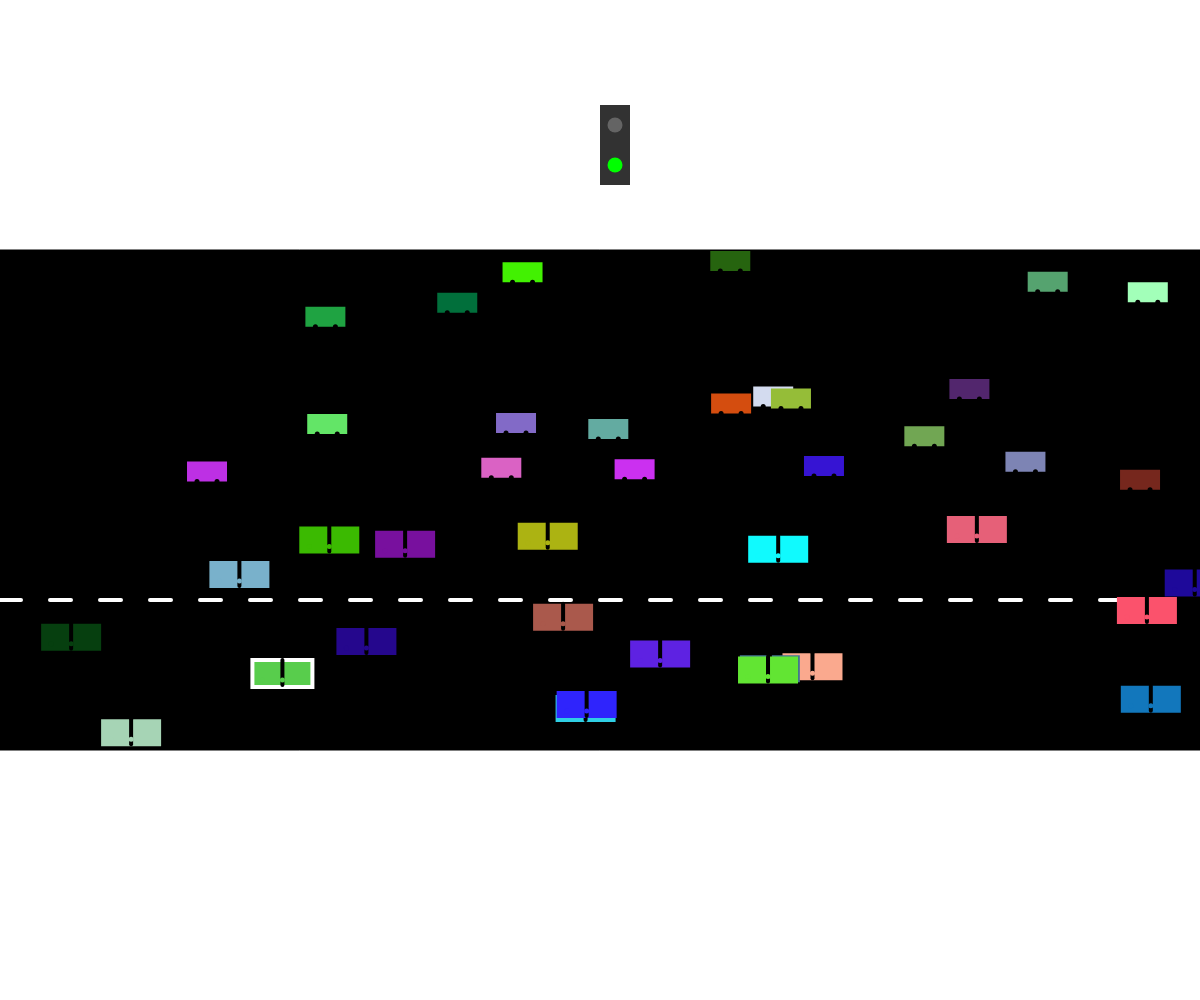
Frame 1 (no input)
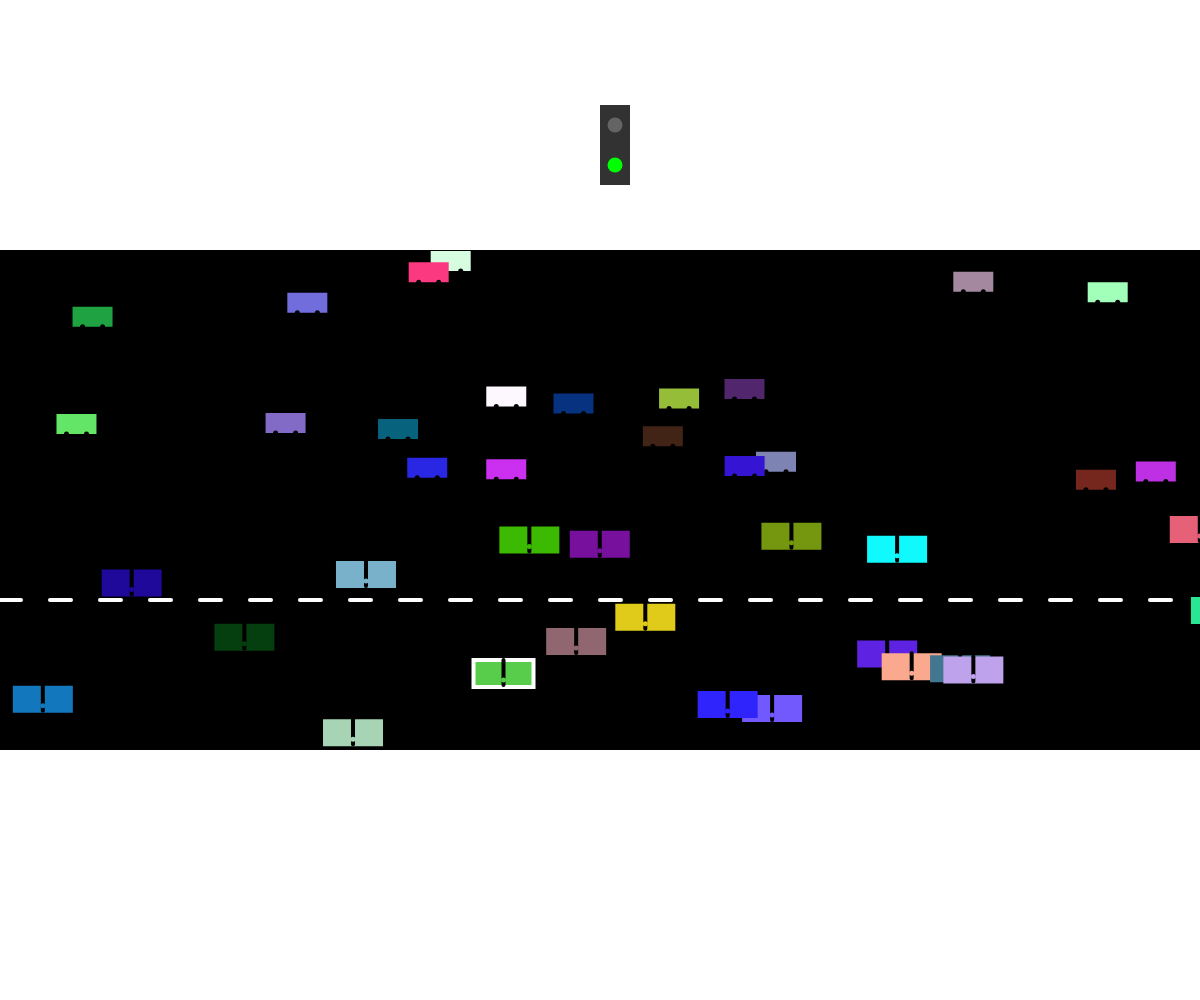
Frame 60 (no input)
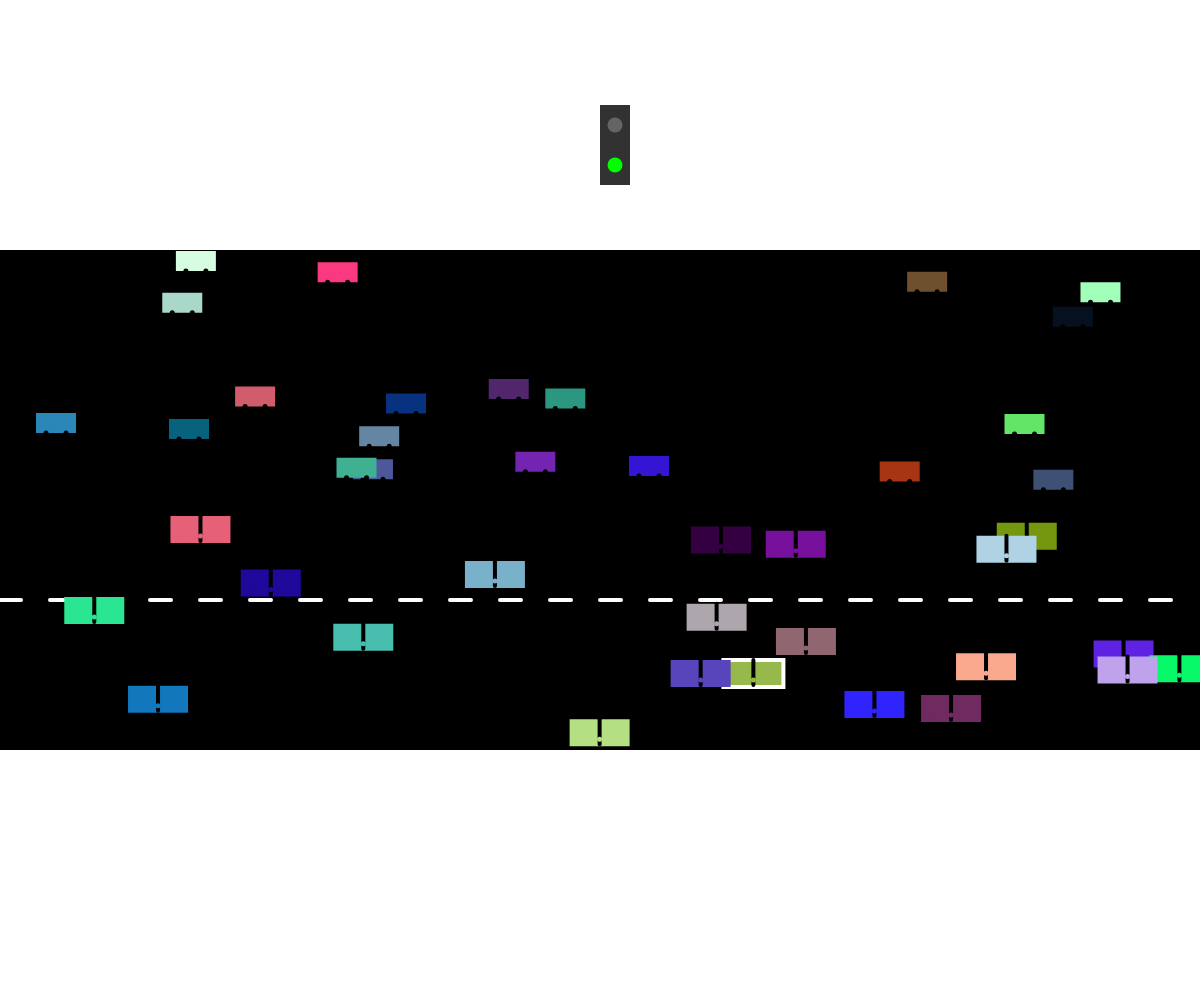
Frame 120 (the mouse pressed at the canvas centre since frame 60)

The p5.js sketch that drew these frames (run headless with seeded random() and noise() and a simulated clock; from frame 60 on, the mouse is pressed at the canvas centre):

// p5.js sketch
// ── sketch.js
// Cars Cars Cars!
// Amaan Rehman
// 3/27/26



let eastbound = [];
let westbound = [];
let light;


function setup(){
  createCanvas(windowWidth, windowHeight);
   light = new trafficLight(width/2, height/8 - 20);

//make eastbound cars to move right
   for(let i = 0; i < 20; i++){
     let y = random(height/2 + 10, height * 3/4 - 30);
     eastbound.push(new Vehicle(1, random(width), y, 1));
  }
  //Moving left
for (let i = 0; i < 20; i++){
  let y = random(height / 4 + 0, height / 2 - 30);
  westbound.push(new Vehicle(0, random(width), y, -1))
}


 }
  //Road image
function drawRoad(){
fill(0);
rect(0, height / 4, width, height / 2);
stroke(255);

strokeWeight(4);
//dashed line
for(let x = 0; x < width; x += 50){
  line(x, width/2, x + 21, width/2)
  


}
}

class Vehicle {
  constructor(car, x, y, direction){
    this.car = car;
    this.x = x;
    this.y = y;
    this.direction = direction;
//color and speed movement
    this.xSpeed = random(1, 5) * direction;
    this.color = color(random(255), random(255), random(255));
  }
  display(){
    fill(this.color);

    if(this.car === 0){
      //car
      rect(this.x, this.y, 40, 20);
      fill(0);
      circle(this.x + 10, this.y + 20, 5, 5);
       circle(this.x + 30, this.y + 20, 5, 5);

     } else{
      //truck 
      rect(this.x, this.y, 60, 27);
      stroke(0);
      line(this.x + 30, this.y, this.x + 30, this.y + 25);
noStroke();
circle(this.x + 10, this.y + 20, 5, 5);
       circle(this.x + 30, this.y + 20, 5, 5);
      }
    }
    move(){
      this.x += this.xSpeed;
    //loop back
      if(this.x > width)this.x = 0;
      if(this.x < 0) this.x = width;
    }
    speedUp(){
      if(this.direction === 1 && this.xSpeed < 20){
        this.xSpeed += 0.3;
      }
if(this.direction === -1 && this.xSpeed > -15){
  this.xSpeed -= 0.3;
}
    }
    speedDown(){
       if(this.direction === 1 && this.xSpeed > 0){
        this.xSpeed -= 0.5;
    }
    if(this.direction === -1 && this.xSpeed < 0) {
        this.xSpeed += 0.5;
    }
  }
  changeColor(){
    this.color = color(random(255), random(255), random(255));
  }
  action(){
  if(light.state === "green"){
    this.move();}
  if(random(100) < 1) this.speedUp();
    if(random(100) < 1) this.speedDown();
      if(random(100) < 1) this.changeColor();

    this.display();
}
}
  function mousePressed(){
    //shift and click = westbound

    if(keyIsDown(SHIFT)){
      let y = height * random(0.35, 0.55);
      westbound.push(new Vehicle( 0, mouseX, y, -1))
    }else{
      let y = height * random(0.55, 0.70);
      eastbound.push(new Vehicle(1, mouseX, y, 1))
    }

  }

//challenge traffic light system
  class trafficLight {
    constructor(x, y){
      this.x = x;
      this.y = y;
      this.state = "green";  //starts for the green light
      this.timer = 0;
    }
display(){
  fill(50);
rect(this.x, this.y, 30, 80);

//start with red light system
if(this.state === "red"){
  fill(255, 0, 0);
}else{ 
  fill(100);
}
  circle(this.x + 15, this.y + 20, 15);

//green
if(this.state === "green"){
  fill(0,255, 0);
}else{
fill(100);
}
circle(this.x + 15, this.y + 60, 15);

}

update() {
  if(this.state === "red"){
    this.timer--;
    if(this.timer <= 0){
      this.state = "green";
      
    }
  }
}

turnRed(){
  this.state = "red";
  this.timer = 120;
}
}


  function keyPressed(){
    if(key === ' '){
      light.turnRed();
    }
  }

function draw() {
  background(255);
  drawRoad();
  
  //run eastbound vehicle
  for(let i of eastbound) {
    i.action();
  }
  // run westbound
  for(let i of westbound){
    i.action();
  }
  light.update();
  light.display();
}
 
